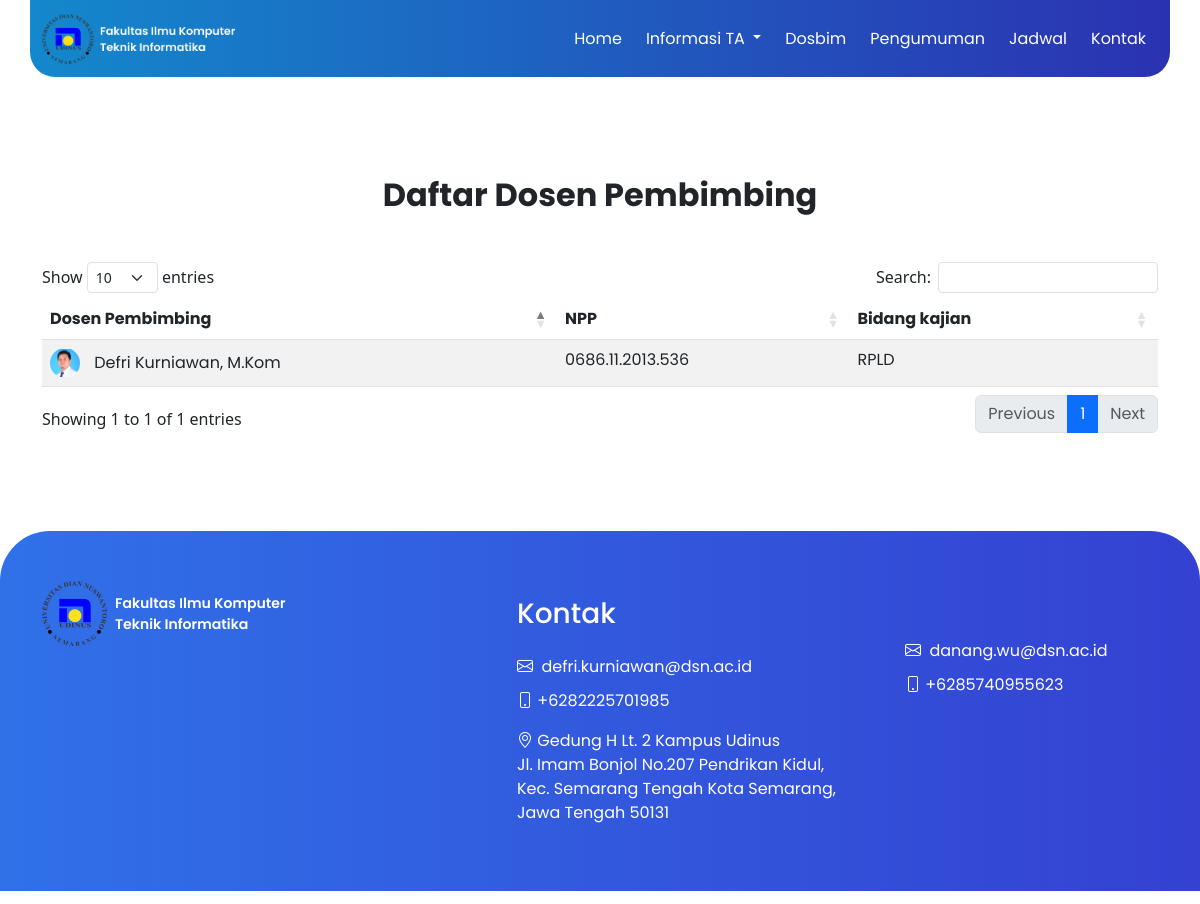
Before: /index.php/dashboard/dosbim with the older database file.
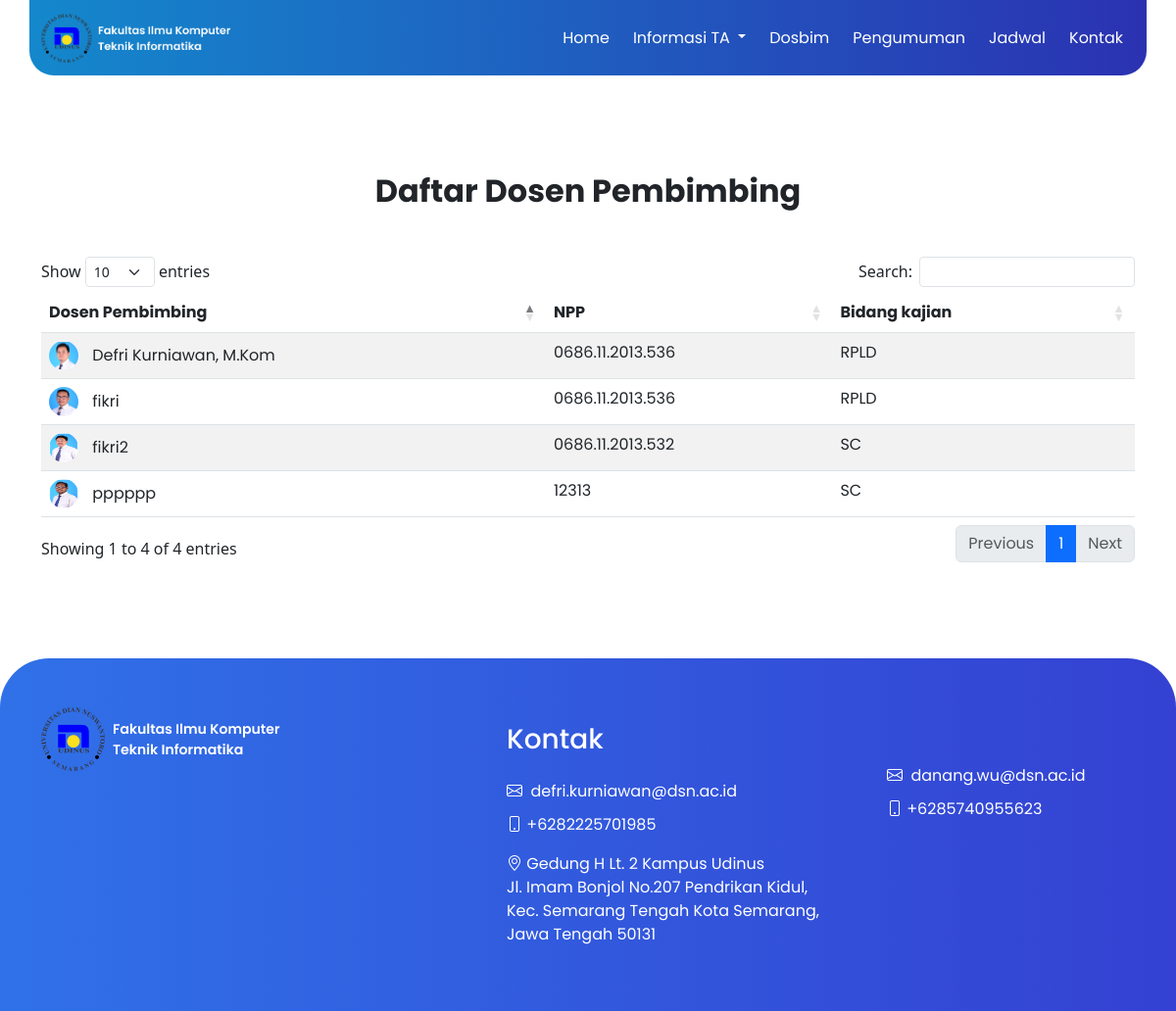
After: the same page with the newer database file.
### tables this page shows
CREATE TABLE `tb_dosbim` (
  `id` int(11) NOT NULL,
  `npp` varchar(128) NOT NULL,
  `nama` varchar(128) NOT NULL,
  `bidang` varchar(128) NOT NULL,
  `gambar` varchar(128) NOT NULL
);

### application/controllers/Dashboard.php (called while the page is built, shortened)
<?php
class Dashboard extends CI_Controller
{
    public function dosbim()
    {
        $data['dosbim'] = $this->model_dosbim->getDosbim();
        $this->load->view('layout/front-header');
        $this->load->view('layout/front-navbar');
        $this->load->view('front-end/dosbim', $data);
        $this->load->view('layout/front-footer');
    }
}

### index.php (called while the page is built, shortened)
<?php
require_once BASEPATH.'core/CodeIgniter.php';

### application/models/model_dosbim.php (called while the page is built, shortened)
<?php
class model_dosbim extends CI_Model
{
    public function getDosbim()
    {
        $query = $this->db->get('tb_dosbim');
        return $query->result();
    }
}

### application/views/front-end/dosbim.php (the view, shortened to what this page needs)
<section class="bg-white py-5" style="margin-top: 104px; margin-bottom: 8px;">
    <div class="row">
        <div class="col-lg-12">
            <div class="text-center mb-5 mt-4">
                <h2 class="display-7 fw-bolder mb-5 "><span class="text-gradient d-inline ">Daftar Dosen
                        Pembimbing</span></h2>
            </div>
        </div>
    </div>
    <div class="container">
        <table id="example" class="table table-striped" style="width:100%">
            <thead>
                <tr>
                    <th>Dosen Pembimbing</th>
                    <th>NPP</th>
                    <th>Bidang kajian</th>
                </tr>
            </thead>
            <tbody>
                <?php foreach ($dosbim as $dsn): ?>
                    <tr>
                        <td>
                            <a href="<?php echo base_url('uploads/' . $dsn->gambar); ?>" data-lightbox="avatar">
                                <img src="<?php echo base_url('uploads/' . $dsn->gambar); ?>" alt=" Avatar"
                                    style="border-radius: 50%; width: 30px; height: 30px; margin-right: 10px;">
                            </a>
                            <span>
                                <?php echo $dsn->nama; ?>
                            </span>
                        </td>
                        <td>
                            <?php echo $dsn->npp; ?>
                        </td>
                        <td>
                            <?php echo $dsn->bidang; ?>
                        </td>
                    </tr>
                <?php endforeach; ?>
            </tbody>
        </table>
    </div>
</section>

### application/views/layout/front-header.php (shortened to what this page needs)
<!doctype html>
<html lang="en">
<head>
    <link rel="stylesheet" href="https://unpkg.com/aos@next/dist/aos.css" />
    <link href="https://cdn.jsdelivr.net/npm/bootstrap-icons@1.10.5/font/bootstrap-icons.css" rel="stylesheet" />
    <link rel="stylesheet" href="https://unpkg.com/swiper/css/swiper.css">
    <link rel="stylesheet" href="https://unpkg.com/swiper/css/swiper.min.css">
    <link rel="stylesheet" href="<?php echo base_url() ?>assets/front-end/assets/css/bootstrap.min.css">
    <link rel="stylesheet" href="<?php echo base_url() ?>assets/front-end/assets/style/style.css">
    <link rel="stylesheet" href="<?php echo base_url() ?>assets/front-end/assets/style/responsive.css">
    <link rel="stylesheet" href="<?php echo base_url() ?>assets/front-end/assets/style/lightbox.css">
    <link rel="stylesheet" href="https://cdnjs.cloudflare.com/ajax/libs/font-awesome/5.15.4/css/all.min.css">
    <link rel="stylesheet" href="https://cdnjs.cloudflare.com/ajax/libs/twitter-bootstrap/5.3.0/css/bootstrap.min.css
    ">
    <link rel="stylesheet" href="https://cdn.datatables.net/1.13.5/css/dataTables.bootstrap5.min.css">
</head>
<body>

### application/views/layout/front-navbar.php (shortened to what this page needs)
<body>
    <header>
        <div class="navbar-area">
            <div class="container"
                style="background: linear-gradient(to right, #1488cc, #2b32b2); border-radius: 0 0 25px 25px;">
                <div class="row">
                    <div class="col-lg-12">
                        <nav class="navbar navbar-expand-lg" id="navbar">
                            <a class="navbar-brand" href="<?php echo base_url('dashboard') ?>">
                                <img src="<?php echo base_url() ?>assets/front-end/assets/images/lgo.png" alt="logo"
                                    width="200" height="50" class="d-inline-block align-text-top">
                            </a>
                            <div class="collapse navbar-collapse" id="navbarSupportedContent">
                                <ul class="navbar-nav ms-auto mb-2 mb-lg-0 small fw-bolder">
                                    <li class="nav-item mx-1"><a class="nav-link"
                                            href="<?php echo base_url('dashboard') ?>">Home</a></li>
                                    <li class="nav-item dropdown mx-1">
                                        <a class="nav-link dropdown-toggle" href="#" id="informasiDropdown"
                                            role="button" data-bs-toggle="dropdown" aria-haspopup="true"
                                            aria-expanded="false">
                                            Informasi TA
                                        </a>
                                    </li>
                                    <li class="nav-item mx-1"><a class="nav-link"
                                            href="<?php echo base_url('dashboard/dosbim') ?>">Dosbim</a>
                                    </li>
                                    <li class="nav-item mx-1"><a class="nav-link"
                                            href="<?php echo base_url('dashboard/pengumuman') ?>">Pengumuman</a>
                                    </li>
                                    <li class="nav-item mx-1"><a class="nav-link"
                                            href="<?php echo base_url('dashboard/jadwal') ?>">Jadwal</a></li>
                                    <li class="nav-item mx-1"><a class="nav-link"
                                            href="<?php echo base_url('dashboard/kontak') ?>">Kontak</a></li>
                                </ul>
                            </div>
                        </nav>
                    </div>
                </div>
            </div>
        </div>

### application/views/layout/front-footer.php (shortened to what this page needs)
<footer class="footer mt-5">
    <div class="container">
        <div class="row">
            <div class="col-md-5">
                <img class="img-f" src="<?php echo base_url() ?>assets/front-end/assets/images/lgo.png" alt="...">
            </div>
            <div class="col-md-7 mt-sm-3">
                <h3 class=" txt-footer">Kontak</h3>
                <div class="row">
                    <div class="col-md-12">
                        <div class="row">
                            <div class="col-md-7 mt-sm-3">
                                <ul class="list-unstyled txt-footer">
                                    <li><a href="mailto:defri.kurniawan@dsn.ac.id"
                                            class="text-white text-decoration-none"><i class="bi bi-envelope"></i>&nbsp
                                            defri.kurniawan@dsn.ac.id</a>
                                    </li>
                                    <li><i class="bi bi-phone"></i> +6282225701985 </li>
                                </ul>
                            </div>
                            <div class="col-md-5 col-foot">
                                <ul class="list-unstyled txt-footer">
                                    <li><a href="mailto:danang.wu@dsn.ac.id" class="text-white text-decoration-none"><i
                                                class="bi bi-envelope"></i>&nbsp danang.wu@dsn.ac.id</li>
                                    <a><i class="bi bi-phone"></i> +6285740955623</a></li>
                                </ul>
                            </div>
                        </div>
                    </div>
                    <div class="col-md-12">
                        <ul class="list-unstyled txt-footer">
                            <li><i class="bi bi-geo-alt" style="text-align: justify;"></i> Gedung H Lt. 2 Kampus
                                Udinus <br>Jl. Imam Bonjol No.207 Pendrikan Kidul,<br> Kec. Semarang Tengah Kota
                                Semarang,<br> Jawa Tengah 50131</li>
                        </ul>
                    </div>
                </div>
            </div>
        </div>
    </div>
</footer>
</body>
</html>

Changed rows visible on the page:
added tb_dosbim: gambar (picture), nama "fikri", npp "0686.11.2013.536", bidang "RPLD"
added tb_dosbim: gambar (picture), nama "fikri2", npp "0686.11.2013.532", bidang "SC"
added tb_dosbim: gambar (picture), nama "pppppp", npp "12313", bidang "SC"
Other visible differences:
text written by a page script: "Show entries Search: Showing 1 to 1 of 1 entries Previous 1 Next" → "Show entries Search: Showing 1 to 4 of 4 entries Previous 1 Next"
